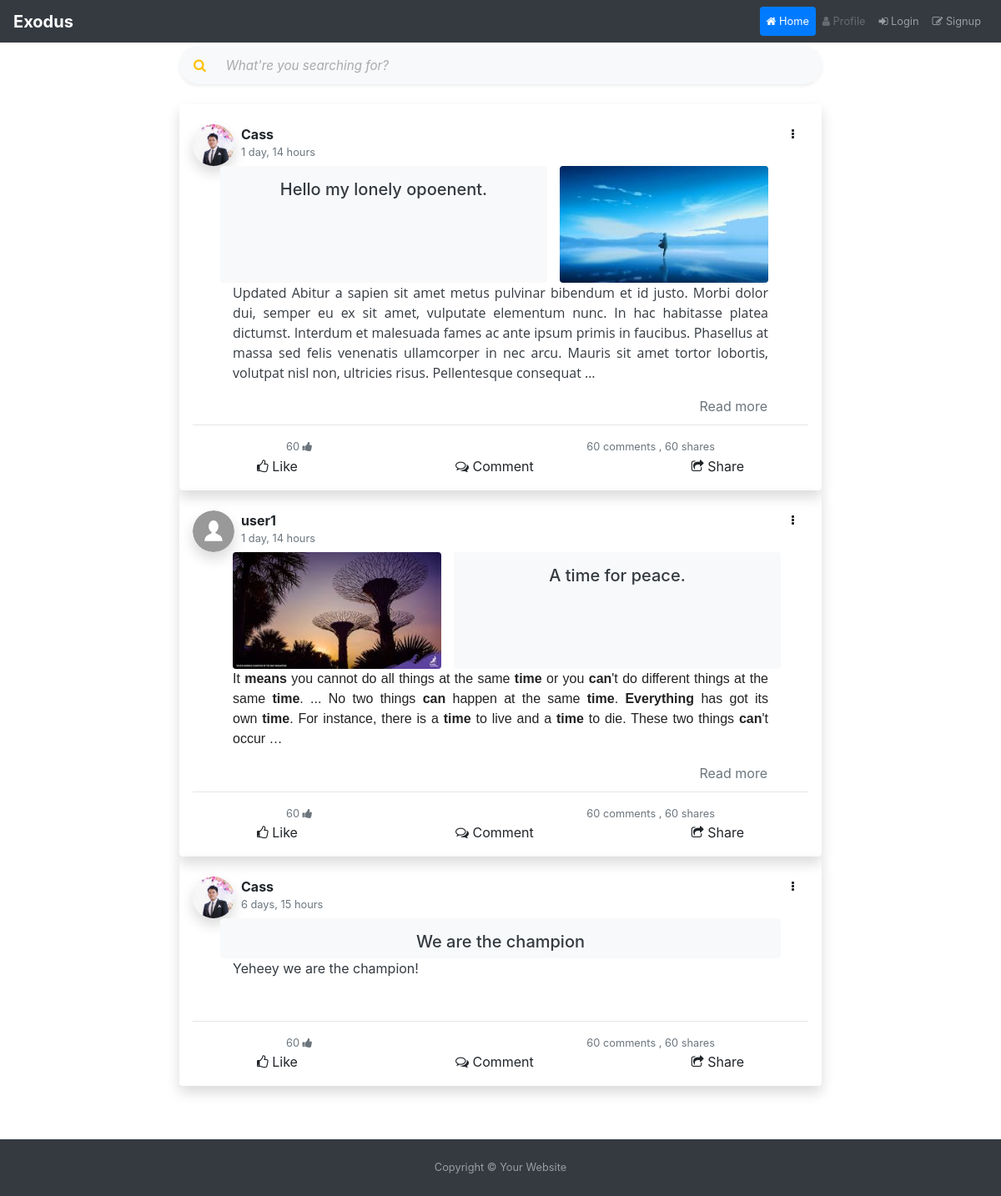
The page / on the database its author committed.
### post/models.py (models this page shows, shortened)
class Post(models.Model):
    author = models.ForeignKey(Profile, on_delete=models.CASCADE)
    title = models.TextField(max_length=1000)
    content = HTMLField('Content')
    featured = models.BooleanField(default=False)
    category = models.ForeignKey(Category, on_delete=models.CASCADE)
    slug = models.SlugField(blank=True, unique=True)
    date_updated = models.DateTimeField(auto_now=True)
    date_created = models.DateTimeField(auto_now_add=True)
    class Meta:
        ordering = ['-date_updated']
    def get_absolute_url(self):
        return reverse("post-detail", kwargs={"slug": self.slug})
    def get_update_url(self):
        return reverse("post-update", kwargs={"slug": self.slug})
    def get_delete_url(self):
        return reverse("post-delete", kwargs={"slug": self.slug})
    @property
    def get_images(self):
        return self.image_set.all()

class Image(models.Model):
    caption = models.CharField(max_length=150, blank=True)
    post = models.ForeignKey(
        Post, on_delete=models.CASCADE)
    thumbnail = models.ImageField(
        blank=True, upload_to=f'post/%Y/%m/')

### user/models.py (models this page shows)
class Profile(models.Model):
    user = models.OneToOneField(User, on_delete=models.CASCADE)
    headshot = models.ImageField(
        default='user/default/headshot.svg', upload_to='user/profile', blank=True)
    def __str__(self):
        return f'{self.user.username}'

### post/views.py (the view)
# urls.py: path('', views.PostHomeView.as_view(), name='post-home'),
class PostHomeView(ListView):
    queryset = Post.objects.select_related('author', 'author__user')
    template_name = 'post/post_home.html'
    context_object_name = 'posts'
    ordering = ['-date_created']
    paginate_by = 5

### templates/post/post_home.html
{% extends 'base/base.html' %}
{% block content %}
    {% include 'post/home_card_post.html' %}
    {% include 'base/pagination.html' %}
{% endblock content %}

### templates/post/home_card_post.html
{% for post in posts %}
  <div class="shadow rounded p-3">
      <div class="d-flex mt-2">
          <img class="rounded-circle shadow" src="{{post.author.headshot.url}}" height="50" alt="{{post.author}} Image">
          <div class="mx-2">
              <div class="font-weight-bold">{{post.author.user.username}}</div>
              <div class="text-muted small">{{post.date_updated|timesince}}</div>
          </div>
          {% include 'post/social_dropdown.html' %}
      </div>
      <a class="card-link text-dark" style="" href="{{post.get_absolute_url}}">
        <div class="mx-5">
          <div class="row">
            <div class="col order-{% cycle '1' '2' %} bg-light rounded">
              <div class="h5 text-center mt-3">{{post.title|truncatewords:50}}</div>
            </div>
              {% for image in post.get_images %}
              {% if forloop.first %}
              <div class="overflow-hider col-md-5 order-{% cycle '2' '1' %} mx-auto">
                <img class="img-fluid rounded w-100 inlarge-scale" src="{{image.thumbnail.url}}" alt="Post Image">
              </div>
              {% endif %}
            {% endfor %}
          </div>
            <section class="text-justify">
              {{post.content|safe|truncatewords_html:60}}
              {% if post.content|length > 100 %}
                  <a href="123" class="p-0 btn text-muted float-right">Read more</a>
              {% endif %}
            </section>
         </div>
        </a>
         {% include 'post/comment_post.html' %}
  </div>
  {% endfor %}

### templates/post/social_dropdown.html (shortened to what this page needs)
<div class="dropdown ml-auto mr-2 dropleft">
    <button class="btn btn-sm" type="button" id="social-dropdown-menu" data-toggle="dropdown" aria-haspopup="true" aria-expanded="false">
        <i class="fa fa-ellipsis-v" aria-hidden="true"></i>
    </button>
</div>

### templates/post/comment_post.html
<div class="m-0 p-0 small">&nbsp</div>
<hr>
<div class="d-flex justify-content-between mx-5 px-5">
    <div class="small text-muted mx-3"> 60 <i class="fa fa-thumbs-up" aria-hidden="true"></i></div>
    <div class="small text-muted mx-3"> 60 comments , 60 shares</div>
</div>
<div class="d-flex justify-content-between mx-5 px-3">
    <a href="" class="btn py-0"><div><i class="fa fa-thumbs-o-up" aria-hidden="true"></i> Like</div></a>
    <a href="" class="btn py-0"><div><i class="fa fa-comments-o" aria-hidden="true"></i> Comment</div></a>
    <a href="" class="btn py-0"><div><i class="fa fa-share-square-o" aria-hidden="true"></i> Share</div></a>
</div>

### rows shown on the page
Post: author.headshot (picture), author.user.username "Cass", date_updated "1 day, 14 hours", title "Hello my lonely opoenent.", content "Updated Abitur a sapien sit amet metus pulvinar bibendum et id justo. Morbi dolor dui, semper eu ex sit amet, vulputate elementum nunc. In hac habitasse platea dictumst. Interdum et malesuada fames ac ante ipsum primis in faucibus. Phasellus at massa sed felis venenatis ullamcorper in nec arcu. Mauris sit amet tortor lobortis, volutpat nisl non, ultricies risus. Pellentesque consequat …", shows "Read more"
Image: thumbnail (picture)
Post: author.headshot (picture), author.user.username "user1", date_updated "1 day, 14 hours", title "A time for peace.", content "It means you cannot do all things at the same time or you can 't do different things at the same time . ... No two things can happen at the same time . Everything has got its own time . For instance, there is a time to live and a time to die. These two things can 't occur …", shows "Read more"
Image: thumbnail (picture)
Post: author.headshot (picture), author.user.username "Cass", date_updated "6 days, 15 hours", title "We are the champion", content "Yeheey we are the champion!"
